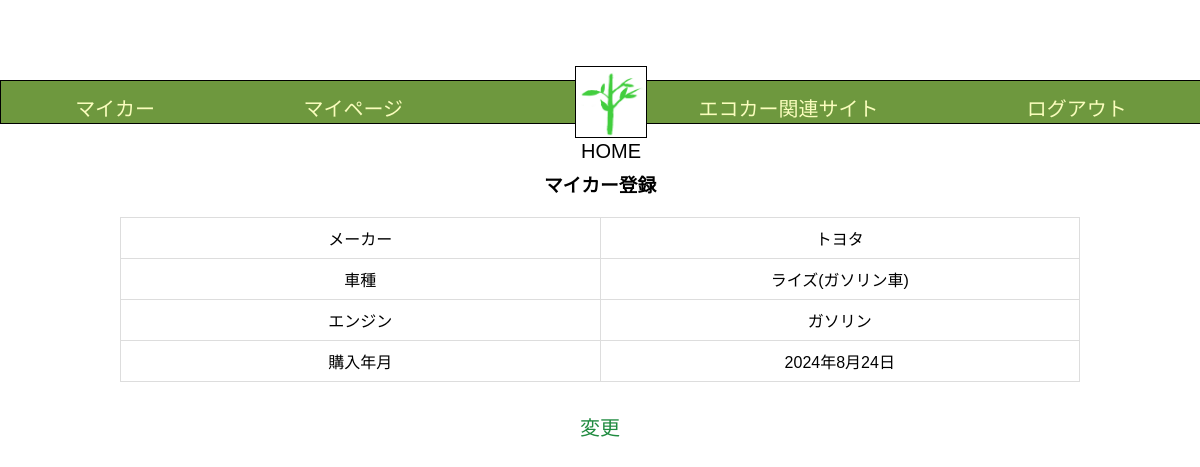
/Edrive/my_car/10 (signed in), run on the app's committed database.
### Edrive/models.py (models this page shows, shortened)
class BaseModel(models.Model):
    created_at = models.DateTimeField(auto_now_add=True)
    updated_at = models.DateTimeField(auto_now=True)
    class Meta:
        abstract = True

class Manufacturer(BaseModel):
    MANUFACTURER_CHOICES = [
        ('toyota', 'トヨタ'),
        ('honda', 'ホンダ'),
        ('daihatsu', 'ダイハツ'),
        ('nissan', 'ニッサン'),
    ]
    name = models.CharField(max_length=1000, default='default_name')
    manufacturer_name = models.CharField(max_length=70, choices=MANUFACTURER_CHOICES)
    class Meta:
        db_table = 'manufacturers'

class CarModel(BaseModel):
    CarModel_CHOICES = [
        ('AQUA', 'アクア'),
        ('ROOMY','ルーミー'),
        ('ALPHARD','アルファード'),
        ('RAIZE', 'ライズ'),
        ('N-BOX','エヌボックス'),
        ('FREED','フリード'),
        ('VEZEL', 'ヴェゼル'),
        ('CANBUS', 'ムーヴキャンバス'),
        ('Tanto','タント'),
        ('Rocky', 'ロッキー'),
        ('NOTE', 'ノート'),
        ('SERENA','セレナ'),
        ('DAYZ','デイズ'),
        ('X-TRAIL', 'エクストレイル'),
    ]
    EngineType_CHOICES = [
        ('gasoline', 'ガソリン'),
        ('hybrid', 'ハイブリッド'),
        ('other', 'その他'),
    ]
    Color_CHOICES = [
        ('red', 'レッド'),
        ('blue','ブルー'),
        ('white','ホワイト'),
        ('yellow', 'イエロー'),
        ('pink', 'ピンク'),
        ('green', 'グリーン'),
        ('black', 'ブラック'),
        ('purple', 'パープル'),
        ('grey', 'グレー'),
        ('brown', 'ブラウン'),
    ]
    name = models.CharField(max_length=1000, default='default_name')
    manufacturer = models.ForeignKey(Manufacturer, on_delete=models.CASCADE, null=True)
    car_model_name = models.CharField(max_length=120, choices=CarModel_CHOICES)
    engine_type = models.CharField(max_length=50, choices=EngineType_CHOICES)
    color = models.CharField(max_length=150, choices=Color_CHOICES)
    average_fuel_efficiency = models.FloatField(null=True, blank=True)
    car_group = models.CharField(max_length=200, null=True, default=None)
    class Meta:
        db_table = 'car_models'

class MyCar(BaseModel):
    name = models.CharField(max_length=1000, default='default_name')
    user = models.ForeignKey(User, related_name='mycars', on_delete=models.CASCADE)
    car_model = models.ForeignKey(CarModel, on_delete=models.CASCADE,null=True)
    purchase_on = models.DateField(null=True)
    next_oil_change_on = models.DateField(null=True)
    next_inspection_on = models.DateField(null=True)
    target_fuel_efficiency = models.FloatField(null=True, blank=True)
    class Meta:
        db_table = 'my_cars'

### Edrive/views.py (the view)
# urls.py: path('my_car/<int:pk>',MyCarView.as_view(), name = 'my_car'),
class  MyCarView(LoginRequiredMixin,View):
    template_name = 'my_car.html'
    def get(self, request, *args, **kwargs):
        user = request.user
        try:
            user_instance = User.objects.get(email=user.email)
        except User.DoesNotExist:
            user_instance = None
        if user_instance is None:
            return render(request, self.template_name)
        my_car = MyCar.objects.filter(user=user_instance).first()
        manufacturer_dict = {
            'toyota': 'トヨタ',
            'honda': 'ホンダ',
            'daihatsu': 'ダイハツ',
            'nissan': 'ニッサン',
        }
        car_model_dict = {
            'AQUA': 'アクア',
            'ROOMY': 'ルーミー',
            'ALPHARD': 'アルファード',
            'RAIZE': 'ライズ',
            'N-BOX': 'エヌボックス',
            'FREED': 'フリード',
            'VEZEL': 'ヴェゼル',
            'CANBUS': 'ムーヴキャンバス',
            'Tanto': 'タント',
            'Rocky': 'ロッキー',
            'NOTE': 'ノート',
            'SERENA': 'セレナ',
            'DAYZ': 'デイズ',
            'X-TRAIL': 'エクストレイル',
        }
        engine_type_dict = {
            'gasoline': 'ガソリン',
            'hybrid': 'ハイブリッド',
            'other': 'その他',
        }
        color_dict = {
            'red': 'レッド',
            'blue': 'ブルー',
            'white': 'ホワイト',
            'yellow': 'イエロー',
            'pink': 'ピンク',
            'green': 'グリーン',
            'black': 'ブラック',
            'purple': 'パープル',
            'grey': 'グレー',
            'brown': 'ブラウン',
        }
        if my_car:
            manufacturer_jp = "None"  # デフォルト値を設定
            if my_car.car_model.manufacturer is not None:
                manufacturer_name = my_car.car_model.manufacturer.manufacturer_name
                manufacturer_jp = manufacturer_dict.get(manufacturer_name, manufacturer_name)
            car_model_jp = car_model_dict.get(my_car.car_model.car_model_name, my_car.car_model.car_model_name)
            engine_type_jp = engine_type_dict.get(my_car.car_model.engine_type, my_car.car_model.engine_type)
            color_jp = color_dict.get(my_car.car_model.color, my_car.car_model.color)
        else:
            manufacturer_jp = None
            car_model_jp = None
            engine_type_jp = None
            color_jp = None
        context = {
            'user':user_instance,
            'mycars_instance': my_car,
            'manufacturer_jp': manufacturer_jp,
            'car_model_jp': car_model_jp,
            'engine_type_jp': engine_type_jp,
            'color_jp': color_jp,
        }
        return render(request, self.template_name, context)

### templates/my_car.html (shortened to what this page needs)
{% load static %}
<!DOCTYPE html>
<html lang="ja">
   <head>
      <link rel="stylesheet" href="{% static 'css/style.css' %}">
   </head>
   <body>
       <header class="header-container">
      <nav class="navbar navbar-expand-lg navbar-light bg-light">
        <a class="navbar-brand" href="{% url 'Edrive:my_car' user.pk %}">マイカー</a>
        <a class="navbar-brand" href="{% url 'Edrive:mypage' user.pk %}">マイページ</a>
        <div class="logo">
        <a href="{% url 'Edrive:home' %}" class="home-link">
             <img src = "{% get_media_prefix %}shinryoku.png"  alt = "ホーム">
             <p>HOME</p>
        </a>
        </div>
        <a class="navbar-brand" href="{% url 'Edrive:eco_car_site' %}">エコカー関連サイト</a>
        <a class="navbar-brand" href="{% url 'Edrive:logout' %}">ログアウト</a>
      </nav>
      </header>
        <div class="car-info">
        <h3>マイカー登録</h3>
            {% if car_model_jp %}
            <table class="table table-bordered">
            <tbody>
                <tr>
                    <td style="width: 30%;">メーカー</td>
                    <td style="width: 30%;">{{ manufacturer_jp }}</td>
                </tr>
                <tr>
                    <td>車種</td>
                    <td>{{ car_model_jp }}</td>
                </tr>
                <tr>
                    <td>エンジン</td>
                    <td>{{ engine_type_jp }}</td>
                </tr>
                <tr>
                    <td>購入年月</td>
                    <td>{{ mycars_instance.purchase_on }}</td>
                </tr>
            </tbody>
            </table>
        {% else %}
        <h3>マイカーを登録してください</h3>
        {% endif %}
        <nav>
          <a class="navbar-brand" href="{% url 'Edrive:mycar_detail' user.pk %}">変更</a>
        </nav>
        </div>
    </body>
</html>

### static/css/style.css (style rules this page uses)
body { font-family: Arial, sans-serif; margin: 0; padding-top: 80px; }
.header-container { text-align: center; background-color: #6e983e; padding: 1px 0; position:fixed; left: 0; width: 100%; margin-top: 0; border:1px solid black; height:auto; z-index: 1000; }
.header-container a.navbar-brand { color: #fafdbd; text-decoration: none; font-weight: 400; padding: 0.5px; justify-content: space-around; }
.logo img { width:70px; height: 70px; border: 1px solid black; }
.navbar-brand { font-size: 20px; color: #fafdbd; display: flex; margin: 0; }
.navbar { display: flex; justify-content: space-around; align-items: center; padding: 0; margin: 0; }
.logo .home-link { display: flex; flex-direction: column; align-items: center; position: absolute; text-decoration: none; margin: 0 10px; top: -15px; left: 50%; transform: translateX(-50%); width: 80px; height: 80px; }
.logo p { margin: 2px 0 100px 0; font-size: 20px; color: #000000; font-weight:400; }
.navbar-brand { display: flex; text-align: center; margin-top: 10px; }
.car-info h3 { margin-top: 90px; margin-bottom: 20px; text-align: center; }
.car-info .navbar-brand { color: #208b40; text-decoration: none; font-size:20px; display: block; margin: 30px auto; text-align: center; width:max-content; }
.table-bordered { width: 80%; margin: 0 auto; border-collapse: collapse; }
.table-bordered td, .table-bordered th { border: 1px solid #ddd; padding: 8px; text-align: center; width: auto; }

### data on the page
Manufacturer: name "トヨタ"
CarModel: car_model_name "ライズ(ガソリン車)"
MyCar: purchase_on "2024年8月24日"

### other printed values
{{ engine_type_jp }} "ガソリン"
